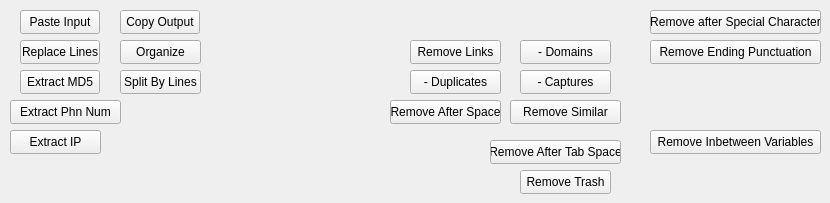
    <widget class="QWidget" name="generalComboOptionsTab">
     <attribute name="title">
      <string>❗General Combo Options</string>
     </attribute>
     <widget class="QPushButton" name="pasteButton">
      <property name="geometry">
       <rect>
        <x>20</x>
        <y>10</y>
        <width>80</width>
        <height>24</height>
       </rect>
      </property>
      <property name="text">
       <string>Paste Input</string>
      </property>
     </widget>
     <widget class="QPushButton" name="removeLinksButton">
      <property name="geometry">
       <rect>
        <x>410</x>
        <y>40</y>
        <width>91</width>
        <height>24</height>
       </rect>
      </property>
      <property name="text">
       <string>Remove Links</string>
      </property>
     </widget>
     <widget class="QPushButton" name="copyButton_2">
      <property name="geometry">
       <rect>
        <x>120</x>
        <y>10</y>
        <width>80</width>
        <height>24</height>
       </rect>
      </property>
      <property name="text">
       <string>Copy Output</string>
      </property>
     </widget>
     <widget class="QPushButton" name="removeEndingPunctuationButton">
      <property name="geometry">
       <rect>
        <x>650</x>
        <y>40</y>
        <width>171</width>
        <height>24</height>
       </rect>
      </property>
      <property name="text">
       <string>Remove Ending Punctuation</string>
      </property>
     </widget>
     <widget class="QPushButton" name="remove_domainsButton">
      <property name="geometry">
       <rect>
        <x>520</x>
        <y>40</y>
        <width>91</width>
        <height>24</height>
       </rect>
      </property>
      <property name="text">
       <string>- Domains</string>
      </property>
     </widget>
     <widget class="QPushButton" name="removeDuplicatesButton">
      <property name="geometry">
       <rect>
        <x>410</x>
        <y>70</y>
        <width>91</width>
        <height>24</height>
       </rect>
      </property>
      <property name="text">
       <string>- Duplicates</string>
      </property>
     </widget>
     <widget class="QPushButton" name="extract_md5Button">
      <property name="geometry">
       <rect>
        <x>20</x>
        <y>70</y>
        <width>80</width>
        <height>24</height>
       </rect>
      </property>
      <property name="text">
       <string>Extract MD5</string>
      </property>
     </widget>
     <widget class="QPushButton" name="removeSpecialCharacterButton">
      <property name="geometry">
       <rect>
        <x>650</x>
        <y>10</y>
        <width>171</width>
        <height>24</height>
       </rect>
      </property>
      <property name="text">
       <string>Remove after Special Character</string>
      </property>
     </widget>
     <widget class="QPushButton" name="organizeLinesButton">
      <property name="geometry">
       <rect>
        <x>120</x>
        <y>40</y>
        <width>81</width>
        <height>24</height>
       </rect>
      </property>
      <property name="text">
       <string>Organize</string>
      </property>
     </widget>
     <widget class="QPushButton" name="remove_trash_button">
      <property name="geometry">
       <rect>
        <x>520</x>
        <y>170</y>
        <width>91</width>
        <height>24</height>
       </rect>
      </property>
      <property name="text">
       <string>Remove Trash</string>
      </property>
     </widget>
     <widget class="QPushButton" name="remove_capturesButton">
      <property name="geometry">
       <rect>
        <x>520</x>
        <y>70</y>
        <width>91</width>
        <height>24</height>
       </rect>
      </property>
      <property name="text">
       <string>- Captures</string>
      </property>
     </widget>
     <widget class="QPushButton" name="split_by_linesButton">
      <property name="geometry">
       <rect>
        <x>120</x>
        <y>70</y>
        <width>81</width>
        <height>24</height>
       </rect>
      </property>
      <property name="text">
       <string>Split By Lines</string>
      </property>
     </widget>
     <widget class="QPushButton" name="removeAfterSpace">
      <property name="geometry">
       <rect>
        <x>390</x>
        <y>100</y>
        <width>111</width>
        <height>24</height>
       </rect>
      </property>
      <property name="text">
       <string>Remove After Space</string>
      </property>
     </widget>
     <widget class="QPushButton" name="removeAfter_Tab_Space">
      <property name="geometry">
       <rect>
        <x>490</x>
        <y>140</y>
        <width>131</width>
        <height>24</height>
       </rect>
      </property>
      <property name="text">
       <string>Remove After Tab Space</string>
      </property>
     </widget>
     <widget class="QPushButton" name="remove_inbetween_two_variablesButton">
      <property name="geometry">
       <rect>
        <x>650</x>
        <y>130</y>
        <width>171</width>
        <height>24</height>
       </rect>
      </property>
      <property name="text">
       <string>Remove Inbetween Variables</string>
      </property>
     </widget>
     <widget class="QPushButton" name="sort_remove_similarButton">
      <property name="geometry">
       <rect>
        <x>510</x>
        <y>100</y>
        <width>111</width>
        <height>24</height>
       </rect>
      </property>
      <property name="text">
       <string>Remove Similar</string>
      </property>
     </widget>
     <widget class="QPushButton" name="replace_linesButton">
      <property name="geometry">
       <rect>
        <x>20</x>
        <y>40</y>
        <width>80</width>
        <height>24</height>
       </rect>
      </property>
      <property name="text">
       <string>Replace Lines</string>
      </property>
     </widget>
     <widget class="QPushButton" name="extract_ip_addressButton">
      <property name="geometry">
       <rect>
        <x>10</x>
        <y>130</y>
        <width>91</width>
        <height>24</height>
       </rect>
      </property>
      <property name="text">
       <string>Extract IP</string>
      </property>
     </widget>
     <widget class="QPushButton" name="extract_phone_numberButton">
      <property name="geometry">
       <rect>
        <x>10</x>
        <y>100</y>
        <width>111</width>
        <height>24</height>
       </rect>
      </property>
      <property name="text">
       <string>Extract Phn Num</string>
      </property>
     </widget>
    </widget>
